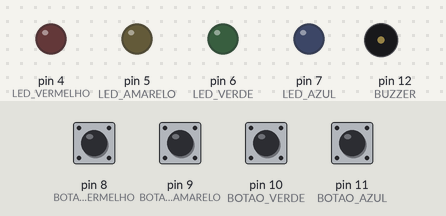
Bench run of a sketch on a simulated Arduino Uno, built with avr-gcc and run on an emulated ATmega328P. On the bench: output pins drawn as LEDs (lit = HIGH), buzzer (waves = sounding). Dashed ring = blinking. The test bench sets the inputs (shaded band); at power-on: pin 8 (BOTAO_VERMELHO), pin 9 (BOTAO_AMARELO), pin 10 (BOTAO_VERDE), pin 11 (BOTAO_AZUL) LOW. Random numbers use the default seed unless the sketch sets one.

Above: at 2.8 s.
2.9 s: pin 8 (BOTAO_VERMELHO) pulled HIGH for 0.15 s
At 3.5 s:
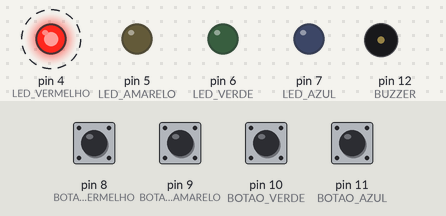
6.0 s: pin 9 (BOTAO_AMARELO) pulled HIGH for 1 s
At 7.3 s:
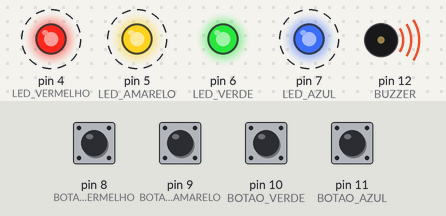
15.7 s: pin 8 (BOTAO_VERMELHO) pulled HIGH for 1 s
At 22.8 s:
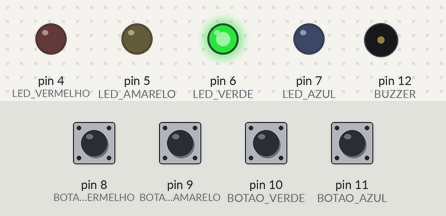
Timing chart, 0 to 24.5 s (numbered marks = the images above; inputs shaded):
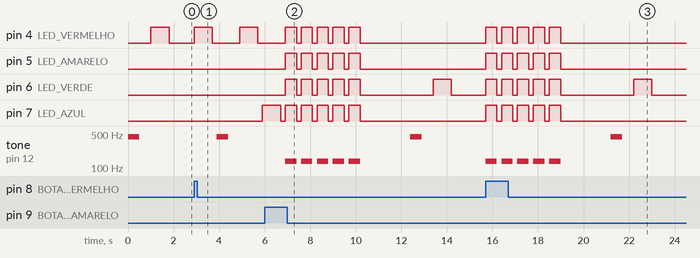

Measured:
- after the input at 2.9 s, pin 4 (LED_VERMELHO): alternates HIGH for 0.80 s and LOW for 1.2 s, starting at once; pin 7 (LED_AZUL): LOW → HIGH after 3.0 s; tone on pin 12 (BUZZER): silent → 440 Hz after 1.0 s, → silent 0.50 s later
- after the input at 6.0 s, pin 4 (LED_VERMELHO), pin 5 (LED_AMARELO): alternates HIGH for 0.50 s and LOW for 0.20 s, 10 changes in all, then stays LOW, starting after 0.90 s
- after the input at 15.7 s, pin 4 (LED_VERMELHO), pin 5 (LED_AMARELO): alternates HIGH for 0.50 s and LOW for 0.20 s, 10 changes in all, then stays LOW, starting at once

The sketch:

genius.ino
```cpp
#include <node.h>
#include <lista.h>
//definicao de constantes para os pinos de saida

#define LED_VERMELHO  4
#define LED_AMARELO   5
#define LED_VERDE     6
#define LED_AZUL      7
#define BUZZER       12

//definicao de constantes para os pinos de entrada

#define BOTAO_VERMELHO  8
#define BOTAO_AMARELO   9
#define BOTAO_VERDE    10
#define BOTAO_AZUL     11

//definicao das constantes sonoras

#define SOL 396
#define REH 297
#define LAH 440
#define MIH 330

void setup() {
  // put your setup code here, to run once:
  Serial.begin(9600);

  pinMode(LED_VERMELHO, OUTPUT);
  pinMode(LED_AMARELO,  OUTPUT);
  pinMode(LED_VERDE,    OUTPUT);
  pinMode(LED_AZUL,     OUTPUT);
  pinMode(BUZZER,       OUTPUT);

  pinMode(BOTAO_VERMELHO,INPUT);
  pinMode(BOTAO_AMARELO, INPUT);
  pinMode(BOTAO_VERDE,   INPUT);
  pinMode(BOTAO_AZUL,    INPUT);

  randomSeed(analogRead(0));
}

void inicio(){
  tone(BUZZER, SOL, 500);
  tone(BUZZER, REH, 500);
  tone(BUZZER, LAH, 500);
  delay(1000);
}

void errrou(){
  tone(BUZZER, 138, 1000);
  for(int i = 0; i < 5; i++){
    tone(BUZZER, 138, 500);
    digitalWrite(LED_VERMELHO, HIGH);
    digitalWrite(LED_AMARELO,  HIGH);
    digitalWrite(LED_VERDE,    HIGH);
    digitalWrite(LED_AZUL,     HIGH);
    delay(500);
    digitalWrite(LED_VERMELHO, LOW);
    digitalWrite(LED_AMARELO,  LOW);
    digitalWrite(LED_VERDE,    LOW);
    digitalWrite(LED_AZUL,     LOW);
    delay(200);
  }
  delay(2000);
}

void loop() {
  // put your main code here, to run repeatedly:
  Lista l;
  int correto = 1;
  while(correto == 1){
    inicio();
    int randNum = random(1,5);
    l.inserirFim(randNum);
    Node* pisca = l.ini;
    Node* compara = l.ini;
    while(pisca!=NULL){
      digitalWrite(pisca->getValue()+3, HIGH);
      delay(800);
      digitalWrite(pisca->getValue()+3, LOW);
      delay(200);
      pisca = pisca->getProx();
    }
    while(compara!=NULL && correto == 1){
      if(digitalRead(BOTAO_VERMELHO) == HIGH){
        if(compara->getValue() == 1){
          digitalWrite(compara->getValue()+3, HIGH);
          delay(800);
          digitalWrite(compara->getValue()+3, LOW);
          delay(200);
          compara = compara->getProx();
        }
        else{
          while(!l.vazia()){
            l.remover();
          }
          errrou();
          correto = 0;
        }
      }
      if(digitalRead(BOTAO_AMARELO) == HIGH){
        if(compara->getValue() == 2){
          digitalWrite(compara->getValue()+3, HIGH);
          delay(800);
          digitalWrite(compara->getValue()+3, LOW);
          delay(200);
          compara = compara->getProx();
        }
        else{
          while(!l.vazia()){
            l.remover();
          }
          errrou();
          correto = 0;
        }
      }
      if(digitalRead(BOTAO_VERDE) == HIGH){
        if(compara->getValue() == 3){
          digitalWrite(compara->getValue()+3, HIGH);
          delay(800);
          digitalWrite(compara->getValue()+3, LOW);
          delay(200);
          compara = compara->getProx();
        }
        else{
          while(!l.vazia()){
            l.remover();
          }
          errrou();
          correto = 0;
        }
      }
      if(digitalRead(BOTAO_AZUL) == HIGH){
        if(compara->getValue() == 4){
          digitalWrite(compara->getValue()+3, HIGH);
          delay(800);
          digitalWrite(compara->getValue()+3, LOW);
          delay(200);
          compara = compara->getProx();
        }
        else{
          while(!l.vazia()){
            l.remover();
          }
          errrou();
          correto = 0;
        }
      }
    }
  }
}
```
